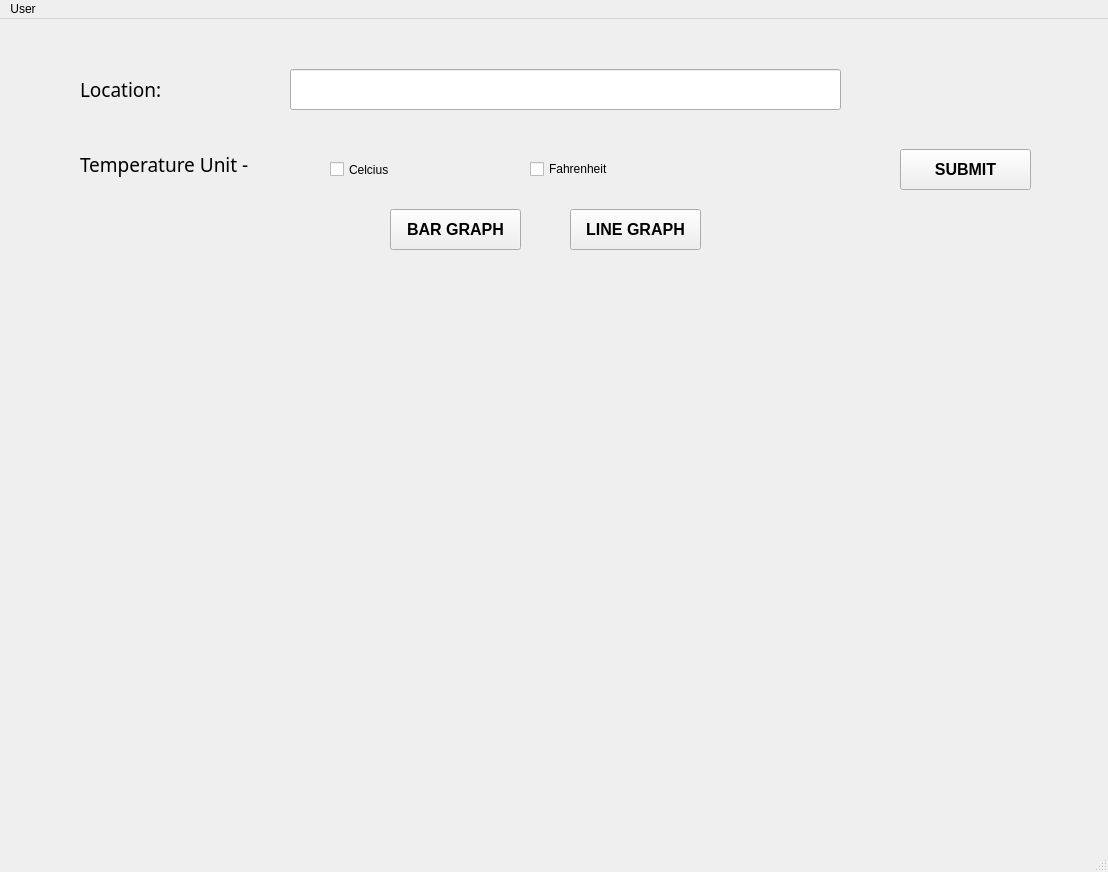
<?xml version="1.0" encoding="UTF-8"?>
<ui version="4.0">
 <class>MainWindow</class>
 <widget class="QMainWindow" name="MainWindow">
  <property name="geometry">
   <rect>
    <x>0</x>
    <y>0</y>
    <width>1108</width>
    <height>872</height>
   </rect>
  </property>
  <property name="mouseTracking">
   <bool>true</bool>
  </property>
  <property name="windowTitle">
   <string>MainWindow</string>
  </property>
  <widget class="QWidget" name="centralwidget">
   <widget class="QPushButton" name="pushButton">
    <property name="geometry">
     <rect>
      <x>900</x>
      <y>130</y>
      <width>131</width>
      <height>41</height>
     </rect>
    </property>
    <property name="font">
     <font>
      <family>System</family>
      <pointsize>12</pointsize>
      <weight>75</weight>
      <bold>true</bold>
     </font>
    </property>
    <property name="text">
     <string>SUBMIT</string>
    </property>
   </widget>
   <widget class="QLabel" name="label">
    <property name="enabled">
     <bool>true</bool>
    </property>
    <property name="geometry">
     <rect>
      <x>80</x>
      <y>50</y>
      <width>121</width>
      <height>41</height>
     </rect>
    </property>
    <property name="font">
     <font>
      <family>Arial Unicode MS</family>
      <pointsize>14</pointsize>
      <underline>false</underline>
     </font>
    </property>
    <property name="mouseTracking">
     <bool>true</bool>
    </property>
    <property name="text">
     <string>Location:</string>
    </property>
    <property name="wordWrap">
     <bool>true</bool>
    </property>
    <property name="margin">
     <number>0</number>
    </property>
    <property name="indent">
     <number>-1</number>
    </property>
   </widget>
   <widget class="QLineEdit" name="lineEdit">
    <property name="geometry">
     <rect>
      <x>290</x>
      <y>50</y>
      <width>551</width>
      <height>41</height>
     </rect>
    </property>
    <property name="font">
     <font>
      <family>Microsoft YaHei UI</family>
      <pointsize>12</pointsize>
     </font>
    </property>
   </widget>
   <widget class="QLabel" name="label_2">
    <property name="geometry">
     <rect>
      <x>80</x>
      <y>120</y>
      <width>211</width>
      <height>51</height>
     </rect>
    </property>
    <property name="font">
     <font>
      <family>Arial Unicode MS</family>
      <pointsize>14</pointsize>
     </font>
    </property>
    <property name="text">
     <string>Temperature Unit -</string>
    </property>
   </widget>
   <widget class="QCheckBox" name="checkBox">
    <property name="geometry">
     <rect>
      <x>330</x>
      <y>140</y>
      <width>141</width>
      <height>21</height>
     </rect>
    </property>
    <property name="text">
     <string>Celcius</string>
    </property>
   </widget>
   <widget class="QCheckBox" name="checkBox_2">
    <property name="geometry">
     <rect>
      <x>530</x>
      <y>140</y>
      <width>111</width>
      <height>20</height>
     </rect>
    </property>
    <property name="text">
     <string>Fahrenheit</string>
    </property>
   </widget>
   <widget class="QLabel" name="label_3">
    <property name="geometry">
     <rect>
      <x>80</x>
      <y>250</y>
      <width>951</width>
      <height>541</height>
     </rect>
    </property>
    <property name="text">
     <string/>
    </property>
    <property name="textFormat">
     <enum>Qt::PlainText</enum>
    </property>
    <property name="pixmap">
     <pixmap>../../Final Project/white.png</pixmap>
    </property>
    <property name="scaledContents">
     <bool>true</bool>
    </property>
   </widget>
   <widget class="QPushButton" name="pushButton_2">
    <property name="geometry">
     <rect>
      <x>390</x>
      <y>190</y>
      <width>131</width>
      <height>41</height>
     </rect>
    </property>
    <property name="font">
     <font>
      <family>System</family>
      <pointsize>12</pointsize>
      <weight>75</weight>
      <bold>true</bold>
     </font>
    </property>
    <property name="text">
     <string>BAR GRAPH</string>
    </property>
   </widget>
   <widget class="QPushButton" name="pushButton_3">
    <property name="geometry">
     <rect>
      <x>570</x>
      <y>190</y>
      <width>131</width>
      <height>41</height>
     </rect>
    </property>
    <property name="font">
     <font>
      <family>System</family>
      <pointsize>12</pointsize>
      <weight>75</weight>
      <bold>true</bold>
     </font>
    </property>
    <property name="text">
     <string>LINE GRAPH</string>
    </property>
   </widget>
  </widget>
  <widget class="QMenuBar" name="menubar">
   <property name="geometry">
    <rect>
     <x>0</x>
     <y>0</y>
     <width>1108</width>
     <height>26</height>
    </rect>
   </property>
   <widget class="QMenu" name="menuUser">
    <property name="title">
     <string>User</string>
    </property>
   </widget>
   <addaction name="menuUser"/>
  </widget>
  <widget class="QStatusBar" name="statusbar"/>
 </widget>
 <resources/>
 <connections/>
</ui>
